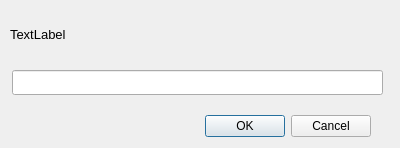
<?xml version="1.0" encoding="UTF-8"?>
<ui version="4.0">
 <class>TQtInputLine</class>
 <widget class="QDialog" name="TQtInputLine">
  <property name="geometry">
   <rect>
    <x>0</x>
    <y>0</y>
    <width>400</width>
    <height>148</height>
   </rect>
  </property>
  <property name="windowTitle">
   <string>Input dialog</string>
  </property>
  <widget class="QDialogButtonBox" name="buttonBox">
   <property name="geometry">
    <rect>
     <x>30</x>
     <y>110</y>
     <width>341</width>
     <height>32</height>
    </rect>
   </property>
   <property name="orientation">
    <enum>Qt::Horizontal</enum>
   </property>
   <property name="standardButtons">
    <set>QDialogButtonBox::Cancel|QDialogButtonBox::Ok</set>
   </property>
  </widget>
  <widget class="QLabel" name="labelMessage">
   <property name="geometry">
    <rect>
     <x>10</x>
     <y>9</y>
     <width>381</width>
     <height>51</height>
    </rect>
   </property>
   <property name="font">
    <font>
     <pointsize>10</pointsize>
    </font>
   </property>
   <property name="text">
    <string>TextLabel</string>
   </property>
  </widget>
  <widget class="QLineEdit" name="lineEdit">
   <property name="geometry">
    <rect>
     <x>12</x>
     <y>70</y>
     <width>371</width>
     <height>25</height>
    </rect>
   </property>
  </widget>
 </widget>
 <resources/>
 <connections>
  <connection>
   <sender>buttonBox</sender>
   <signal>accepted()</signal>
   <receiver>TQtInputLine</receiver>
   <slot>accept()</slot>
   <hints>
    <hint type="sourcelabel">
     <x>248</x>
     <y>254</y>
    </hint>
    <hint type="destinationlabel">
     <x>157</x>
     <y>274</y>
    </hint>
   </hints>
  </connection>
  <connection>
   <sender>buttonBox</sender>
   <signal>rejected()</signal>
   <receiver>TQtInputLine</receiver>
   <slot>reject()</slot>
   <hints>
    <hint type="sourcelabel">
     <x>316</x>
     <y>260</y>
    </hint>
    <hint type="destinationlabel">
     <x>286</x>
     <y>274</y>
    </hint>
   </hints>
  </connection>
 </connections>
</ui>
